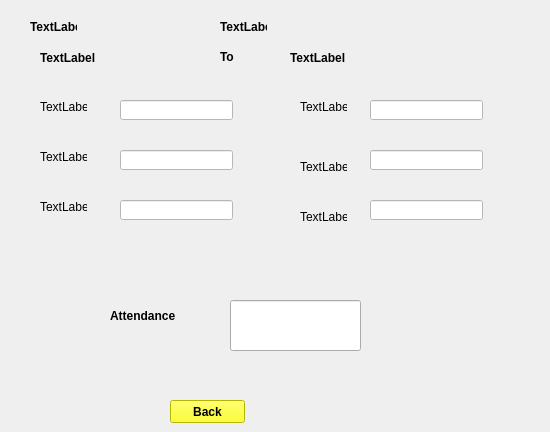
    <widget class="QWidget" name="page_11">
     <widget class="QLabel" name="attshowname">
      <property name="geometry">
       <rect>
        <x>30</x>
        <y>20</y>
        <width>47</width>
        <height>13</height>
       </rect>
      </property>
      <property name="font">
       <font>
        <weight>75</weight>
        <bold>true</bold>
       </font>
      </property>
      <property name="text">
       <string>TextLabel</string>
      </property>
     </widget>
     <widget class="QLabel" name="sub1s">
      <property name="geometry">
       <rect>
        <x>40</x>
        <y>100</y>
        <width>47</width>
        <height>13</height>
       </rect>
      </property>
      <property name="text">
       <string>TextLabel</string>
      </property>
     </widget>
     <widget class="QLabel" name="sub3s">
      <property name="geometry">
       <rect>
        <x>40</x>
        <y>150</y>
        <width>47</width>
        <height>13</height>
       </rect>
      </property>
      <property name="text">
       <string>TextLabel</string>
      </property>
     </widget>
     <widget class="QLabel" name="sub5s">
      <property name="geometry">
       <rect>
        <x>40</x>
        <y>200</y>
        <width>47</width>
        <height>13</height>
       </rect>
      </property>
      <property name="text">
       <string>TextLabel</string>
      </property>
     </widget>
     <widget class="QLabel" name="sub2s">
      <property name="geometry">
       <rect>
        <x>300</x>
        <y>100</y>
        <width>47</width>
        <height>13</height>
       </rect>
      </property>
      <property name="text">
       <string>TextLabel</string>
      </property>
     </widget>
     <widget class="QLabel" name="sub4s">
      <property name="geometry">
       <rect>
        <x>300</x>
        <y>160</y>
        <width>47</width>
        <height>13</height>
       </rect>
      </property>
      <property name="text">
       <string>TextLabel</string>
      </property>
     </widget>
     <widget class="QLabel" name="sub6s">
      <property name="geometry">
       <rect>
        <x>300</x>
        <y>210</y>
        <width>47</width>
        <height>13</height>
       </rect>
      </property>
      <property name="text">
       <string>TextLabel</string>
      </property>
     </widget>
     <widget class="QLineEdit" name="sub6sh">
      <property name="geometry">
       <rect>
        <x>370</x>
        <y>200</y>
        <width>113</width>
        <height>20</height>
       </rect>
      </property>
      <property name="styleSheet">
       <string notr="true">background-color: rgb(255, 255, 255);</string>
      </property>
     </widget>
     <widget class="QLineEdit" name="sub2sh">
      <property name="geometry">
       <rect>
        <x>370</x>
        <y>100</y>
        <width>113</width>
        <height>20</height>
       </rect>
      </property>
      <property name="styleSheet">
       <string notr="true">background-color: rgb(255, 255, 255);</string>
      </property>
     </widget>
     <widget class="QLineEdit" name="sub4sh">
      <property name="geometry">
       <rect>
        <x>370</x>
        <y>150</y>
        <width>113</width>
        <height>20</height>
       </rect>
      </property>
      <property name="styleSheet">
       <string notr="true">background-color: rgb(255, 255, 255);</string>
      </property>
     </widget>
     <widget class="QLineEdit" name="sub3sh">
      <property name="geometry">
       <rect>
        <x>120</x>
        <y>150</y>
        <width>113</width>
        <height>20</height>
       </rect>
      </property>
      <property name="styleSheet">
       <string notr="true">background-color: rgb(255, 255, 255);

</string>
      </property>
     </widget>
     <widget class="QLineEdit" name="sub1sh">
      <property name="geometry">
       <rect>
        <x>120</x>
        <y>100</y>
        <width>113</width>
        <height>20</height>
       </rect>
      </property>
      <property name="styleSheet">
       <string notr="true">background-color: rgb(255, 255, 255);</string>
      </property>
     </widget>
     <widget class="QLineEdit" name="sub5sh">
      <property name="geometry">
       <rect>
        <x>120</x>
        <y>200</y>
        <width>113</width>
        <height>20</height>
       </rect>
      </property>
      <property name="styleSheet">
       <string notr="true">background-color: rgb(255, 255, 255);
</string>
      </property>
     </widget>
     <widget class="QLineEdit" name="attcalsh">
      <property name="geometry">
       <rect>
        <x>230</x>
        <y>300</y>
        <width>131</width>
        <height>51</height>
       </rect>
      </property>
     </widget>
     <widget class="QLabel" name="label_24">
      <property name="geometry">
       <rect>
        <x>110</x>
        <y>300</y>
        <width>81</width>
        <height>31</height>
       </rect>
      </property>
      <property name="font">
       <font>
        <weight>75</weight>
        <bold>true</bold>
       </font>
      </property>
      <property name="text">
       <string>Attendance</string>
      </property>
     </widget>
     <widget class="QLabel" name="attshowdept">
      <property name="geometry">
       <rect>
        <x>220</x>
        <y>20</y>
        <width>47</width>
        <height>13</height>
       </rect>
      </property>
      <property name="font">
       <font>
        <weight>75</weight>
        <bold>true</bold>
       </font>
      </property>
      <property name="text">
       <string>TextLabel</string>
      </property>
     </widget>
     <widget class="QLabel" name="fromd">
      <property name="geometry">
       <rect>
        <x>40</x>
        <y>50</y>
        <width>151</width>
        <height>16</height>
       </rect>
      </property>
      <property name="font">
       <font>
        <weight>75</weight>
        <bold>true</bold>
       </font>
      </property>
      <property name="text">
       <string>TextLabel</string>
      </property>
     </widget>
     <widget class="QPushButton" name="backcalshow">
      <property name="geometry">
       <rect>
        <x>170</x>
        <y>400</y>
        <width>75</width>
        <height>23</height>
       </rect>
      </property>
      <property name="font">
       <font>
        <weight>75</weight>
        <bold>true</bold>
       </font>
      </property>
      <property name="styleSheet">
       <string notr="true">background-color: rgb(255, 255, 0);</string>
      </property>
      <property name="text">
       <string>Back</string>
      </property>
     </widget>
     <widget class="QLabel" name="tod">
      <property name="geometry">
       <rect>
        <x>290</x>
        <y>50</y>
        <width>251</width>
        <height>16</height>
       </rect>
      </property>
      <property name="font">
       <font>
        <weight>75</weight>
        <bold>true</bold>
       </font>
      </property>
      <property name="text">
       <string>TextLabel</string>
      </property>
     </widget>
     <widget class="QLabel" name="label_18">
      <property name="geometry">
       <rect>
        <x>220</x>
        <y>50</y>
        <width>47</width>
        <height>13</height>
       </rect>
      </property>
      <property name="font">
       <font>
        <weight>75</weight>
        <bold>true</bold>
       </font>
      </property>
      <property name="text">
       <string>To</string>
      </property>
     </widget>
    </widget>
